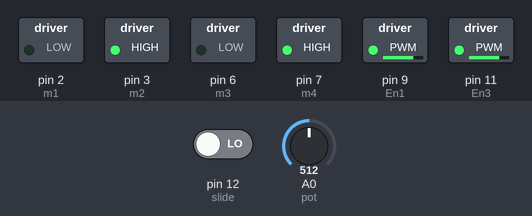
A sketch run on a simulated Arduino Uno, built with avr-gcc and run on an emulated ATmega328P. On the bench: switched loads named in the sketch (green lamp = pin HIGH). The test bench sets the inputs (shaded band); at power-on: A0 (pot) = 512, pin 12 (slide) LOW.

Above: at 1.2 s.
1.3 s: A0 (pot) set to 716
At 1.9 s:
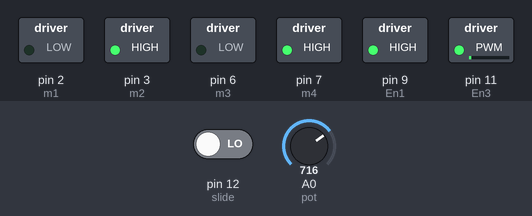
2.8 s: pin 12 (slide) driven HIGH
At 3.1 s:
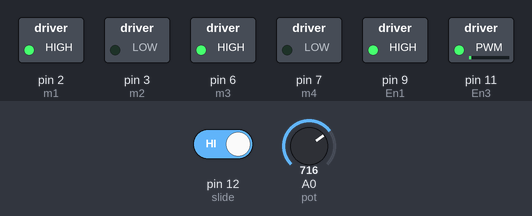
4.3 s: A0 (pot) set to 900
At 5.4 s:
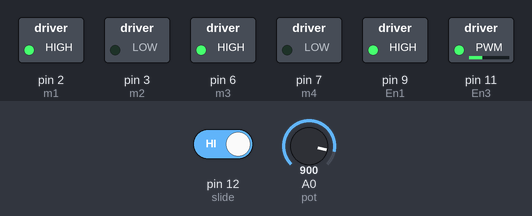
5.8 s: pin 12 (slide) driven LOW
At 6.6 s:
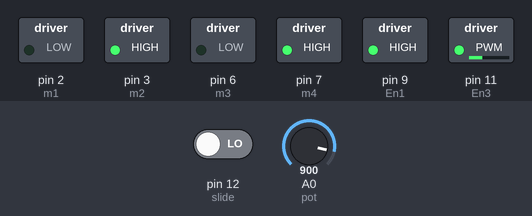
7.3 s: A0 (pot) set to 1023
At 7.7 s:
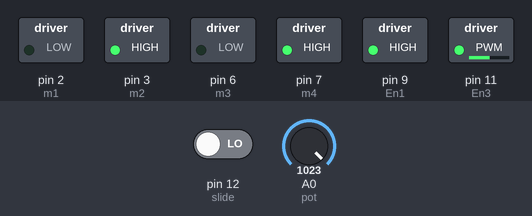
8.8 s: pin 12 (slide) driven HIGH
At 10.0 s:
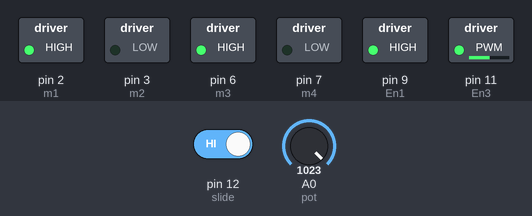
Timing chart, 0 to 11.3 s (numbered marks = the images above; inputs shaded):
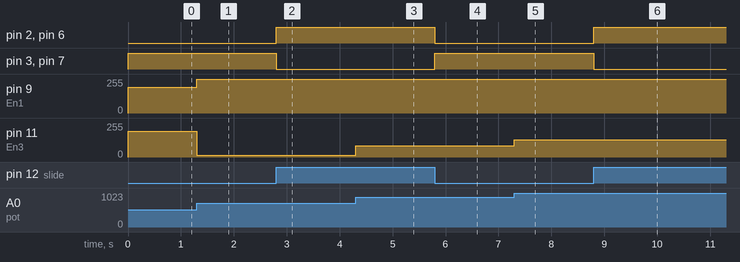

The sketch:

motor_driver.ino
```cpp
int m1 = 2;
int m2 = 3;
int m3 = 6;
int m4 = 7;
float En1 = 9 ;
float En3 = 11 ;
float pot = A0;
float speeed ;
float sped;
int slide = 12 ;
void setup() {
  // put your setup code here, to run once:
  pinMode(m1,OUTPUT);
  pinMode(m2,OUTPUT);
  pinMode(m3,OUTPUT);
  pinMode(m4,OUTPUT);

}

void loop() {
  // put your main code here, to run repeatedly:
  speeed = analogRead(pot);
  sped = speeed * 255/675;
  analogWrite(En1,sped);
  analogWrite(En3,sped);


 if (digitalRead(slide)== HIGH){
  digitalWrite(m1,HIGH);
  digitalWrite(m2,LOW);
  digitalWrite(m3,HIGH);
  digitalWrite(m4,LOW);

  }
  else if(digitalRead(slide)==LOW){
     digitalWrite(m1,LOW);
     digitalWrite(m2,HIGH);
     digitalWrite(m3,LOW);
     digitalWrite(m4,HIGH);
  }


}
```

Measured:
- after the input at 1.3 s, pin 9 (En1): 193/255 → 255/255 at once; pin 11 (En3): 193/255 → 14/255 at once
- after the input at 2.8 s, pin 2 (m1), pin 6 (m3): LOW → HIGH at once; pin 3 (m2), pin 7 (m4): HIGH → LOW at once
- after the input at 4.3 s, pin 11 (En3): 14/255 → 84/255 at once
- after the input at 5.8 s, pin 2 (m1), pin 6 (m3): HIGH → LOW at once; pin 3 (m2), pin 7 (m4): LOW → HIGH at once
- after the input at 7.3 s, pin 11 (En3): 84/255 → 130/255 at once
- after the input at 8.8 s, pin 2 (m1), pin 6 (m3): LOW → HIGH at once; pin 3 (m2), pin 7 (m4): HIGH → LOW at once
